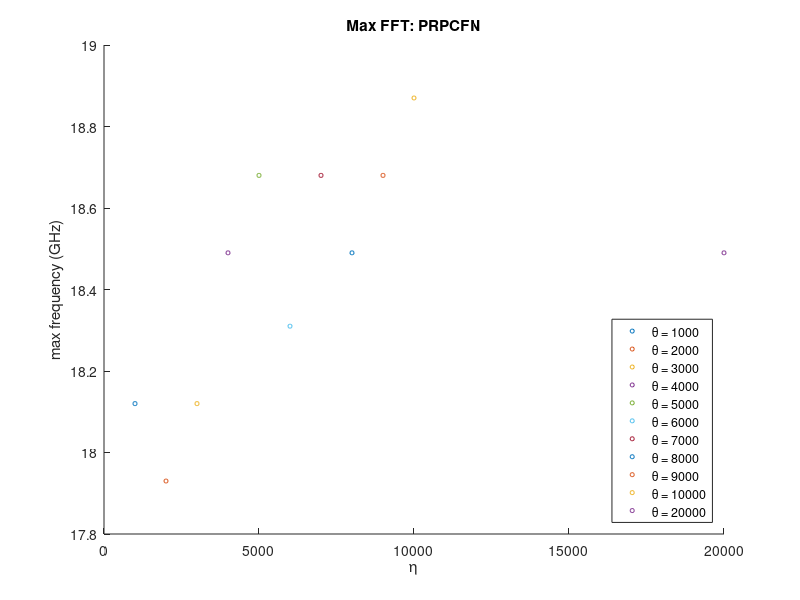
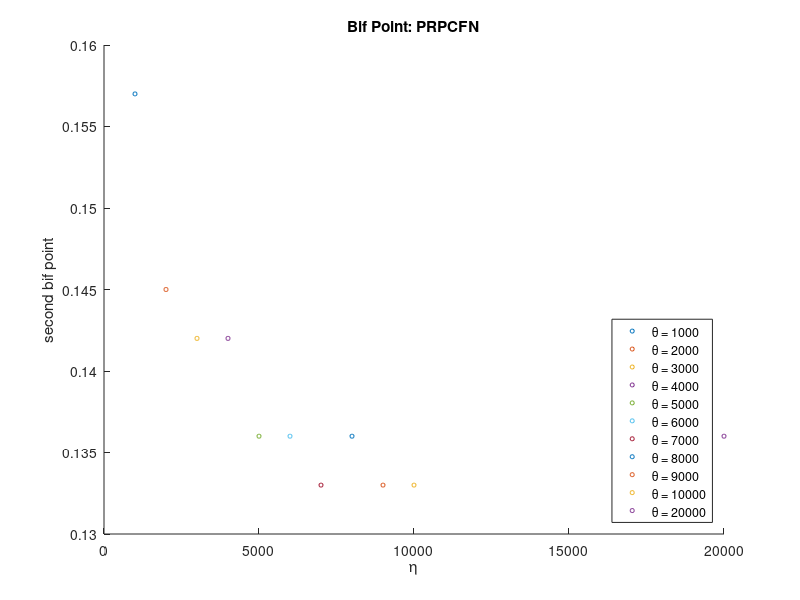

Write MATLAB code to recreate these figures, in order.
format compact
format short
clc, clear, close all

tic
disp('Started.')

%% Define Variables
% name = 'PROFN';
name = 'PRPCFN';
paper_name = 'SOAPS_1';

delay = [1e3:1e3:1e4, 2e4];
eta = [0.157, 0.145, 0.142, 0.142, 0.136, 0.136, 0.133, 0.136, 0.133, 0.133, 0.136];
FFT = [18.12, 17.93, 18.12, 18.49, 18.68, 18.31, 18.68, 18.49, 18.68, 18.87, 18.49];

h1 = figure('Renderer', 'painters', 'Position', [10 10 1200 700]);
hold on
for i = 1:length(eta)
    plot(delay(i), FFT(i), 'o', 'MarkerSize', 3)
end
title(['Max FFT: ', name])
xlabel('\eta')
ylabel('max frequency (GHz)')
legend(['\theta = ', num2str(1e3)],...
        ['\theta = ', num2str(2e3)],...
        ['\theta = ', num2str(3e3)],...
        ['\theta = ', num2str(4e3)],...
        ['\theta = ', num2str(5e3)],...
        ['\theta = ', num2str(6e3)],...
        ['\theta = ', num2str(7e3)],...
        ['\theta = ', num2str(8e3)],...
        ['\theta = ', num2str(9e3)],...
        ['\theta = ', num2str(1e4)],...
        ['\theta = ', num2str(2e4)], 'Location','southeast')

h1 = figure('Renderer', 'painters', 'Position', [10 10 1200 700]);
hold on
for i = 1:length(eta)
    plot(delay(i), eta(i), 'o', 'MarkerSize', 3)
end
title(['Bif Point: ', name])
xlabel('\eta')
ylabel('second bif point')
legend(['\theta = ', num2str(1e3)],...
        ['\theta = ', num2str(2e3)],...
        ['\theta = ', num2str(3e3)],...
        ['\theta = ', num2str(4e3)],...
        ['\theta = ', num2str(5e3)],...
        ['\theta = ', num2str(6e3)],...
        ['\theta = ', num2str(7e3)],...
        ['\theta = ', num2str(8e3)],...
        ['\theta = ', num2str(9e3)],...
        ['\theta = ', num2str(1e4)],...
        ['\theta = ', num2str(2e4)], 'Location','southeast')

%% End Script
disp('Finished.')
toc
